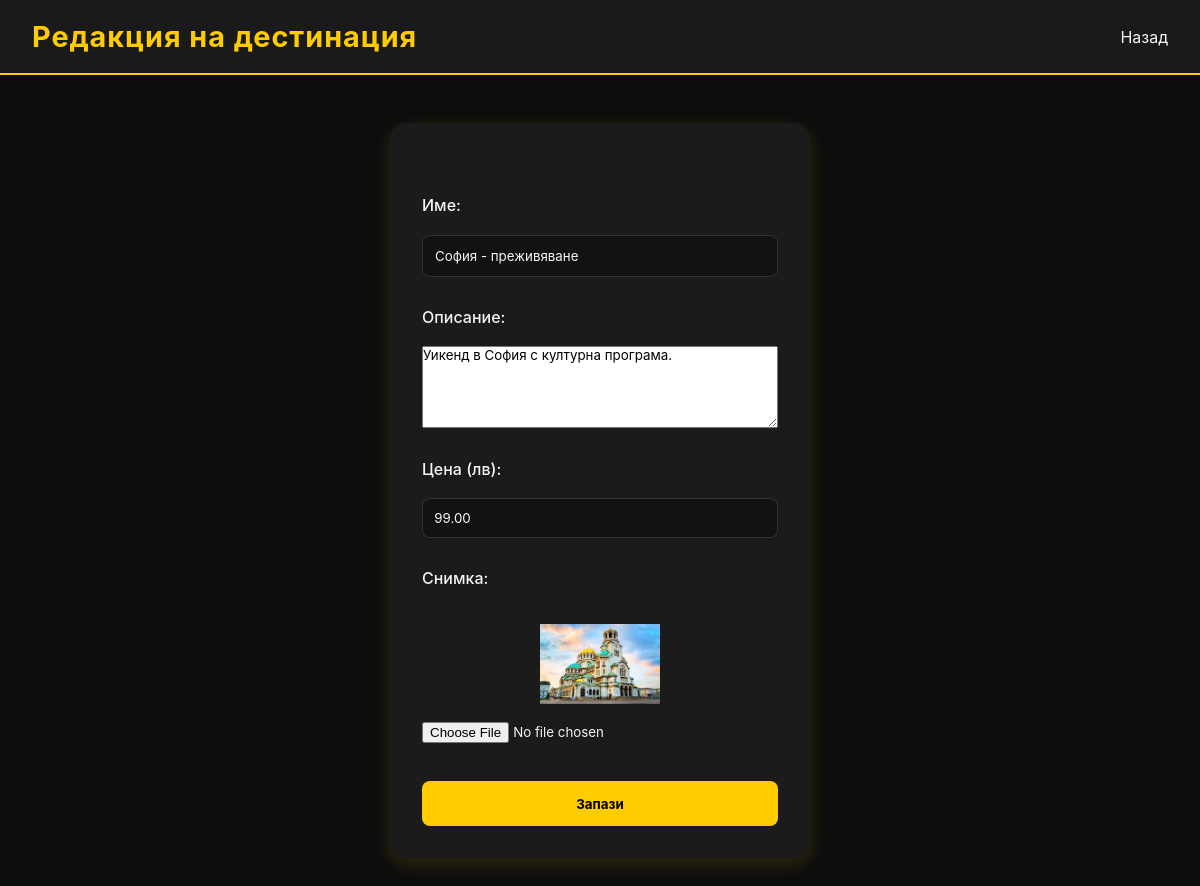
/admin/edit_tour.php?id=2 (signed in), run on the app's committed database.
### tables this page shows
CREATE TABLE IF NOT EXISTS destinations (
  id INT AUTO_INCREMENT PRIMARY KEY,
  title VARCHAR(150) NOT NULL,
  description TEXT NOT NULL,
  price DECIMAL(10,2) NOT NULL,
  image VARCHAR(255) DEFAULT NULL,
  created_at TIMESTAMP DEFAULT CURRENT_TIMESTAMP
);

### admin/edit_tour.php (the view, shortened to what this page needs)
<?php
require '../config.php';
$id = intval($_GET['id'] ?? 0);
$stmt = $pdo->prepare("SELECT * FROM destinations WHERE id = ?");
$stmt->execute([$id]);
$tour = $stmt->fetch();
?>
<!doctype html>
<html lang="bg">
<head>
<link rel="stylesheet" href="../styles.css">
</head>
<body>
<header>
  <h1>Редакция на дестинация</h1>
  <nav>
    <a href="admin_destinations.php">Назад</a>
  </nav>
</header>
<div class="container">
  <form method="post" enctype="multipart/form-data">
    <label>Име:</label>
    <input type="text" name="title" value="<?=htmlspecialchars($tour['title'])?>" required>
    <label>Описание:</label>
    <textarea name="description" rows="5" required><?=htmlspecialchars($tour['description'])?></textarea>
    <label>Цена (лв):</label>
    <input type="number" step="0.01" name="price" value="<?=htmlspecialchars($tour['price'])?>" required>
    <label>Снимка:</label>
    <?php if ($tour['image']): ?>
      <p><img src="<?=$tour['image']?>" alt="" style="width:120px;height:80px;object-fit:cover;"></p>
    <?php endif; ?>
    <input type="file" name="image" accept="image/*">
    <button type="submit">Запази</button>
  </form>
</div>
</body>
</html>

### styles.css (style rules this page uses)
* { margin: 0; padding: 0; box-sizing: border-box; font-family: "Inter", "Segoe UI", sans-serif; }
body { background-color: #0d0d0d; color: #f5f5f5; min-height: 100vh; }
header { background: #1a1a1a; padding: 1.2rem 2rem; display: flex; justify-content: space-between; align-items: center; border-bottom: 2px solid #ffcc00; }
header h1 { color: #ffcc00; font-size: 1.8rem; letter-spacing: 1px; }
nav a { color: #f5f5f5; text-decoration: none; margin-left: 1.2rem; transition: color 0.3s; }
.container { max-width: 420px; margin: 6vh auto; background: #1b1b1b; padding: 2rem; border-radius: 16px; box-shadow: 0 6px 18px rgba(255, 204, 0, 0.15); text-align: center; }
label { display: block; text-align: left; color: #f5f5f5; font-weight: 500; margin-top: 1rem; margin-bottom: 0.3rem; }
input[type="text"], input[type="email"], input[type="password"] { width: 100%; padding: 0.75rem; border: 1px solid #333; border-radius: 8px; background-color: #121212; color: #f5f5f5; transition: border-color 0.3s, box-shadow 0.3s; }
button { width: 100%; background-color: #ffcc00; color: #000; font-weight: bold; border: none; border-radius: 8px; padding: 0.9rem; margin-top: 1.5rem; cursor: pointer; transition: background-color 0.3s, transform 0.2s; }
.container p { margin-top: 1rem; color: #bbb; }
body { background-color: #0d0d0d; color: #f5f5f5; font-family: "Inter", "Segoe UI", sans-serif; }
form { display: flex; flex-direction: column; gap: 0.9rem; margin-top: 1.5rem; }
form label { font-weight: 500; color: #f5f5f5; }
form input[type="date"], form input[type="number"] { background: #121212; border: 1px solid #333; border-radius: 8px; color: #f5f5f5; padding: 0.7rem; transition: border-color 0.3s; }
form button { background-color: #ffcc00; color: #000; font-weight: bold; border: none; border-radius: 8px; padding: 0.9rem; cursor: pointer; transition: background 0.3s, transform 0.2s; }

### data on the page
destinations: title "София - преживяване", description "Уикенд в София с културна програма.", price "99.00", image (picture)
